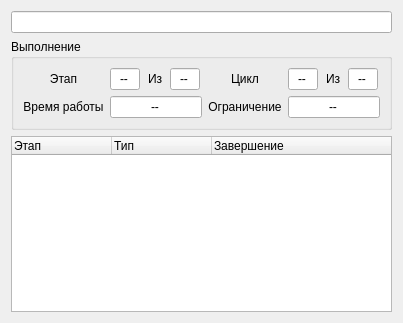
<?xml version="1.0" encoding="UTF-8"?>
<ui version="4.0">
 <class>ZrmMethodBase</class>
 <widget class="QWidget" name="ZrmMethodBase">
  <property name="geometry">
   <rect>
    <x>0</x>
    <y>0</y>
    <width>380</width>
    <height>323</height>
   </rect>
  </property>
  <property name="sizePolicy">
   <sizepolicy hsizetype="Expanding" vsizetype="Preferred">
    <horstretch>0</horstretch>
    <verstretch>0</verstretch>
   </sizepolicy>
  </property>
  <property name="minimumSize">
   <size>
    <width>300</width>
    <height>0</height>
   </size>
  </property>
  <property name="windowTitle">
   <string>Form</string>
  </property>
  <layout class="QVBoxLayout" name="verticalLayout">
   <property name="sizeConstraint">
    <enum>QLayout::SetMinAndMaxSize</enum>
   </property>
   <item>
    <widget class="QLineEdit" name="lb_method_name">
     <property name="sizePolicy">
      <sizepolicy hsizetype="Expanding" vsizetype="Fixed">
       <horstretch>0</horstretch>
       <verstretch>0</verstretch>
      </sizepolicy>
     </property>
     <property name="readOnly">
      <bool>true</bool>
     </property>
    </widget>
   </item>
   <item>
    <widget class="QGroupBox" name="details_box">
     <property name="sizePolicy">
      <sizepolicy hsizetype="Preferred" vsizetype="Preferred">
       <horstretch>0</horstretch>
       <verstretch>0</verstretch>
      </sizepolicy>
     </property>
     <property name="title">
      <string>Выполнение</string>
     </property>
     <layout class="QHBoxLayout" name="horizontalLayout">
      <property name="sizeConstraint">
       <enum>QLayout::SetDefaultConstraint</enum>
      </property>
      <item>
       <layout class="QGridLayout" name="gridLayout">
        <item row="0" column="1">
         <widget class="QLineEdit" name="lb_stage_num">
          <property name="sizePolicy">
           <sizepolicy hsizetype="Expanding" vsizetype="Fixed">
            <horstretch>0</horstretch>
            <verstretch>0</verstretch>
           </sizepolicy>
          </property>
          <property name="minimumSize">
           <size>
            <width>30</width>
            <height>0</height>
           </size>
          </property>
          <property name="maximumSize">
           <size>
            <width>0</width>
            <height>16777215</height>
           </size>
          </property>
          <property name="text">
           <string>--</string>
          </property>
          <property name="maxLength">
           <number>2</number>
          </property>
          <property name="alignment">
           <set>Qt::AlignCenter</set>
          </property>
          <property name="readOnly">
           <bool>true</bool>
          </property>
          <property name="clearButtonEnabled">
           <bool>false</bool>
          </property>
         </widget>
        </item>
        <item row="2" column="0">
         <widget class="QLabel" name="label_6">
          <property name="sizePolicy">
           <sizepolicy hsizetype="Preferred" vsizetype="Preferred">
            <horstretch>0</horstretch>
            <verstretch>0</verstretch>
           </sizepolicy>
          </property>
          <property name="text">
           <string>Время работы</string>
          </property>
          <property name="alignment">
           <set>Qt::AlignCenter</set>
          </property>
         </widget>
        </item>
        <item row="0" column="5">
         <widget class="QLineEdit" name="lb_cycle_num">
          <property name="sizePolicy">
           <sizepolicy hsizetype="Expanding" vsizetype="Fixed">
            <horstretch>0</horstretch>
            <verstretch>0</verstretch>
           </sizepolicy>
          </property>
          <property name="minimumSize">
           <size>
            <width>30</width>
            <height>0</height>
           </size>
          </property>
          <property name="maximumSize">
           <size>
            <width>0</width>
            <height>16777215</height>
           </size>
          </property>
          <property name="text">
           <string>--</string>
          </property>
          <property name="maxLength">
           <number>2</number>
          </property>
          <property name="alignment">
           <set>Qt::AlignCenter</set>
          </property>
          <property name="readOnly">
           <bool>true</bool>
          </property>
          <property name="clearButtonEnabled">
           <bool>false</bool>
          </property>
         </widget>
        </item>
        <item row="2" column="4">
         <widget class="QLabel" name="label_5">
          <property name="sizePolicy">
           <sizepolicy hsizetype="Preferred" vsizetype="Preferred">
            <horstretch>0</horstretch>
            <verstretch>0</verstretch>
           </sizepolicy>
          </property>
          <property name="text">
           <string>Ограничение</string>
          </property>
          <property name="alignment">
           <set>Qt::AlignCenter</set>
          </property>
         </widget>
        </item>
        <item row="0" column="0">
         <widget class="QLabel" name="label">
          <property name="sizePolicy">
           <sizepolicy hsizetype="Preferred" vsizetype="Preferred">
            <horstretch>0</horstretch>
            <verstretch>0</verstretch>
           </sizepolicy>
          </property>
          <property name="text">
           <string>Этап</string>
          </property>
          <property name="alignment">
           <set>Qt::AlignCenter</set>
          </property>
         </widget>
        </item>
        <item row="0" column="4">
         <widget class="QLabel" name="label_4">
          <property name="sizePolicy">
           <sizepolicy hsizetype="Preferred" vsizetype="Preferred">
            <horstretch>0</horstretch>
            <verstretch>0</verstretch>
           </sizepolicy>
          </property>
          <property name="text">
           <string>Цикл</string>
          </property>
          <property name="alignment">
           <set>Qt::AlignCenter</set>
          </property>
         </widget>
        </item>
        <item row="0" column="3">
         <widget class="QLineEdit" name="lb_stage_total">
          <property name="sizePolicy">
           <sizepolicy hsizetype="Expanding" vsizetype="Fixed">
            <horstretch>0</horstretch>
            <verstretch>0</verstretch>
           </sizepolicy>
          </property>
          <property name="minimumSize">
           <size>
            <width>30</width>
            <height>0</height>
           </size>
          </property>
          <property name="maximumSize">
           <size>
            <width>0</width>
            <height>16777215</height>
           </size>
          </property>
          <property name="text">
           <string>--</string>
          </property>
          <property name="maxLength">
           <number>2</number>
          </property>
          <property name="alignment">
           <set>Qt::AlignCenter</set>
          </property>
          <property name="readOnly">
           <bool>true</bool>
          </property>
          <property name="clearButtonEnabled">
           <bool>false</bool>
          </property>
         </widget>
        </item>
        <item row="0" column="2">
         <widget class="QLabel" name="label_2">
          <property name="sizePolicy">
           <sizepolicy hsizetype="Maximum" vsizetype="Preferred">
            <horstretch>0</horstretch>
            <verstretch>0</verstretch>
           </sizepolicy>
          </property>
          <property name="text">
           <string>Из</string>
          </property>
         </widget>
        </item>
        <item row="0" column="6">
         <widget class="QLabel" name="label_3">
          <property name="sizePolicy">
           <sizepolicy hsizetype="Maximum" vsizetype="Preferred">
            <horstretch>0</horstretch>
            <verstretch>0</verstretch>
           </sizepolicy>
          </property>
          <property name="text">
           <string>Из</string>
          </property>
         </widget>
        </item>
        <item row="0" column="7">
         <widget class="QLineEdit" name="lb_cycle_total">
          <property name="sizePolicy">
           <sizepolicy hsizetype="Expanding" vsizetype="Fixed">
            <horstretch>0</horstretch>
            <verstretch>0</verstretch>
           </sizepolicy>
          </property>
          <property name="minimumSize">
           <size>
            <width>30</width>
            <height>0</height>
           </size>
          </property>
          <property name="maximumSize">
           <size>
            <width>0</width>
            <height>16777215</height>
           </size>
          </property>
          <property name="text">
           <string>--</string>
          </property>
          <property name="maxLength">
           <number>2</number>
          </property>
          <property name="alignment">
           <set>Qt::AlignCenter</set>
          </property>
          <property name="readOnly">
           <bool>true</bool>
          </property>
          <property name="clearButtonEnabled">
           <bool>false</bool>
          </property>
         </widget>
        </item>
        <item row="2" column="5" colspan="3">
         <widget class="QLineEdit" name="lb_time_limit">
          <property name="sizePolicy">
           <sizepolicy hsizetype="Preferred" vsizetype="Fixed">
            <horstretch>0</horstretch>
            <verstretch>0</verstretch>
           </sizepolicy>
          </property>
          <property name="minimumSize">
           <size>
            <width>92</width>
            <height>0</height>
           </size>
          </property>
          <property name="maximumSize">
           <size>
            <width>145</width>
            <height>16777215</height>
           </size>
          </property>
          <property name="text">
           <string>--</string>
          </property>
          <property name="maxLength">
           <number>16</number>
          </property>
          <property name="alignment">
           <set>Qt::AlignCenter</set>
          </property>
          <property name="readOnly">
           <bool>true</bool>
          </property>
          <property name="clearButtonEnabled">
           <bool>false</bool>
          </property>
         </widget>
        </item>
        <item row="2" column="1" colspan="3">
         <widget class="QLineEdit" name="lb_time_work">
          <property name="sizePolicy">
           <sizepolicy hsizetype="Expanding" vsizetype="Fixed">
            <horstretch>0</horstretch>
            <verstretch>0</verstretch>
           </sizepolicy>
          </property>
          <property name="minimumSize">
           <size>
            <width>92</width>
            <height>0</height>
           </size>
          </property>
          <property name="maximumSize">
           <size>
            <width>145</width>
            <height>16777215</height>
           </size>
          </property>
          <property name="text">
           <string>--</string>
          </property>
          <property name="maxLength">
           <number>10</number>
          </property>
          <property name="alignment">
           <set>Qt::AlignCenter</set>
          </property>
          <property name="readOnly">
           <bool>true</bool>
          </property>
          <property name="clearButtonEnabled">
           <bool>false</bool>
          </property>
         </widget>
        </item>
       </layout>
      </item>
     </layout>
    </widget>
   </item>
   <item>
    <widget class="QTreeWidget" name="tw_stages">
     <property name="sizePolicy">
      <sizepolicy hsizetype="Expanding" vsizetype="Expanding">
       <horstretch>0</horstretch>
       <verstretch>0</verstretch>
      </sizepolicy>
     </property>
     <property name="headerHidden">
      <bool>false</bool>
     </property>
     <attribute name="headerHighlightSections">
      <bool>true</bool>
     </attribute>
     <attribute name="headerShowSortIndicator" stdset="0">
      <bool>false</bool>
     </attribute>
     <column>
      <property name="text">
       <string>Этап</string>
      </property>
     </column>
     <column>
      <property name="text">
       <string>Тип</string>
      </property>
     </column>
     <column>
      <property name="text">
       <string>Завершение</string>
      </property>
     </column>
    </widget>
   </item>
  </layout>
 </widget>
 <tabstops>
  <tabstop>lb_method_name</tabstop>
  <tabstop>lb_stage_num</tabstop>
  <tabstop>lb_stage_total</tabstop>
  <tabstop>lb_cycle_num</tabstop>
  <tabstop>lb_cycle_total</tabstop>
  <tabstop>lb_time_work</tabstop>
  <tabstop>lb_time_limit</tabstop>
  <tabstop>tw_stages</tabstop>
 </tabstops>
 <resources/>
 <connections/>
</ui>
